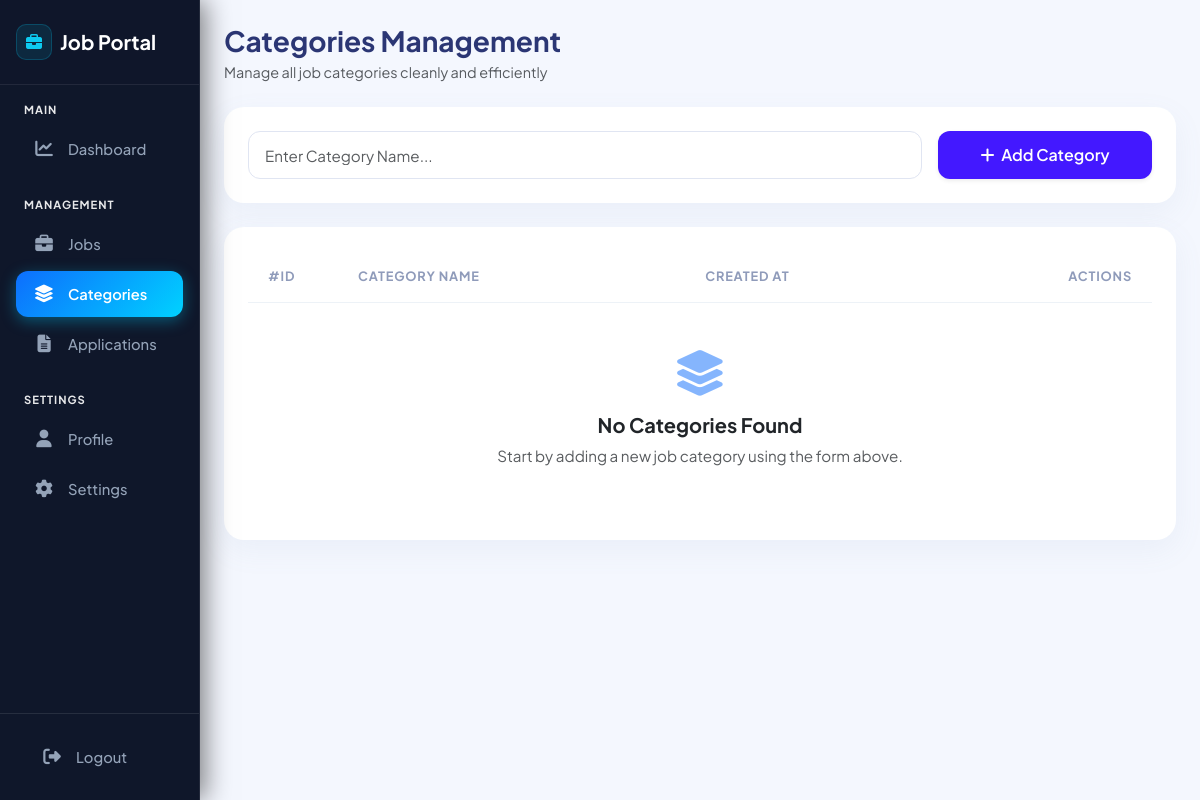
/admin/categories.php, run on an earlier commit of the app's database.
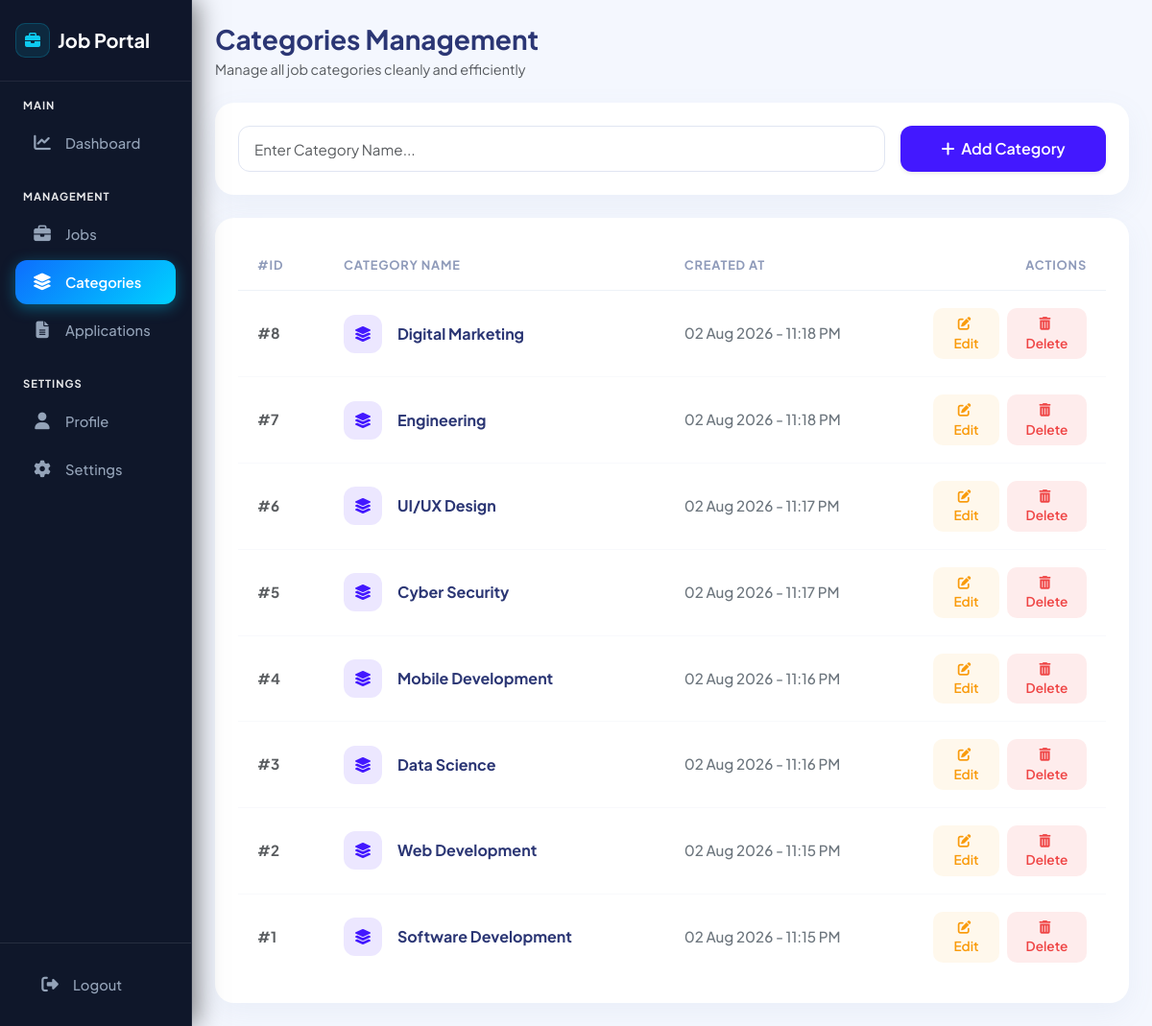
And on a later commit of the database.
### tables this page shows
CREATE TABLE `categories` (
  `id` int(11) NOT NULL,
  `category_name` varchar(100) NOT NULL,
  `created_at` timestamp NOT NULL DEFAULT current_timestamp()
);

### admin/categories.php (the view, shortened to what the changed rows need)
<?php
include '../includes/db.php';
$result = null;
if ($conn) {
    $result = mysqli_query($conn, "SELECT * FROM categories ORDER BY id DESC");
}
?>
<!DOCTYPE html>
<html lang="en">
<head>
    <link href="https://cdn.jsdelivr.net/npm/bootstrap@5.3.0/dist/css/bootstrap.min.css" rel="stylesheet">
    <link rel="stylesheet" href="https://cdnjs.cloudflare.com/ajax/libs/font-awesome/6.4.0/css/all.min.css">
    <link rel="stylesheet" href="../assets/css/users.css?v=<?php echo time(); ?>">
</head>
<body>
<div class="container-fluid p-0">
    <div class="row g-0">
        <div class="col-md-10 p-4">
            <div class="table-card p-4">
                <div class="table-responsive">
                    <table class="table align-middle mb-0">
                        <thead>
                            <tr>
                                <th width="90">#ID</th>
                                <th>Category Name</th>
                                <th>Created At</th>
                                <th class="action-column">Actions</th>
                            </tr>
                        </thead>
                        <tbody>
                            <?php
                            if ($result && mysqli_num_rows($result) > 0) {
                                while($row = mysqli_fetch_assoc($result)){
                            ?>
                            <tr>
                                <td class="text-muted fw-bold">#<?= $row['id']; ?></td>
                                <td>
                                    <div class="d-flex align-items-center gap-3">
                                        <div class="category-icon"><i class="fa-solid fa-layer-group"></i></div>
                                        <span class="fw-bold" style="color: #2b3674; font-size: 1rem;"><?= htmlspecialchars($row['category_name']); ?></span>
                                    </div>
                                </td>
                                <td class="text-secondary fw-medium"><?= date("d M Y - h:i A", strtotime($row['created_at'])); ?></td>
                                <td class="action-column">
                                    <div class="d-flex justify-content-end gap-2">
                                        <a href="categories.php?edit=<?= $row['id']; ?>" class="btn btn-action-edit">
                                            <i class="fa fa-edit me-1"></i> Edit
                                        </a>
                                        <a href="categories.php?delete=<?= $row['id']; ?>" class="btn btn-action-delete" onclick="return confirm('Are you sure you want to delete this category?')">
                                            <i class="fa fa-trash-can me-1"></i> Delete
                                        </a>
                                    </div>
                                </td>
                            </tr>
                            <?php
                                }
                            } else {
                            ?>
                            <tr>
                                <td colspan="4" class="text-center text-muted py-5">
                                    <i class="fas fa-layer-group fa-3x mb-3 opacity-50 text-primary"></i>
                                    <h5 class="fw-bold text-dark">No Categories Found</h5>
                                    <p class="text-muted mb-0">Start by adding a new job category using the form above.</p>
                                </td>
                            </tr>
                            <?php } ?>
                        </tbody>
                    </table>
                </div>
            </div>
        </div>
    </div>
</div>
</body>
</html>

What changed in the data, as far as the page shows it:
added categories: id "8", category_name "Digital Marketing", created_at "02 Aug 2026 - 11:18 PM"
added categories: id "7", category_name "Engineering", created_at "02 Aug 2026 - 11:18 PM"
added categories: id "6", category_name "UI/UX Design", created_at "02 Aug 2026 - 11:17 PM"
added categories: id "5", category_name "Cyber Security", created_at "02 Aug 2026 - 11:17 PM"
added categories: id "4", category_name "Mobile Development", created_at "02 Aug 2026 - 11:16 PM"
added categories: id "3", category_name "Data Science", created_at "02 Aug 2026 - 11:16 PM"
added categories: id "2", category_name "Web Development", created_at "02 Aug 2026 - 11:15 PM"
added categories: id "1", category_name "Software Development", created_at "02 Aug 2026 - 11:15 PM"
Also different on the page:
text no longer shown: "No Categories Found Start by adding a new job category using the form above."
